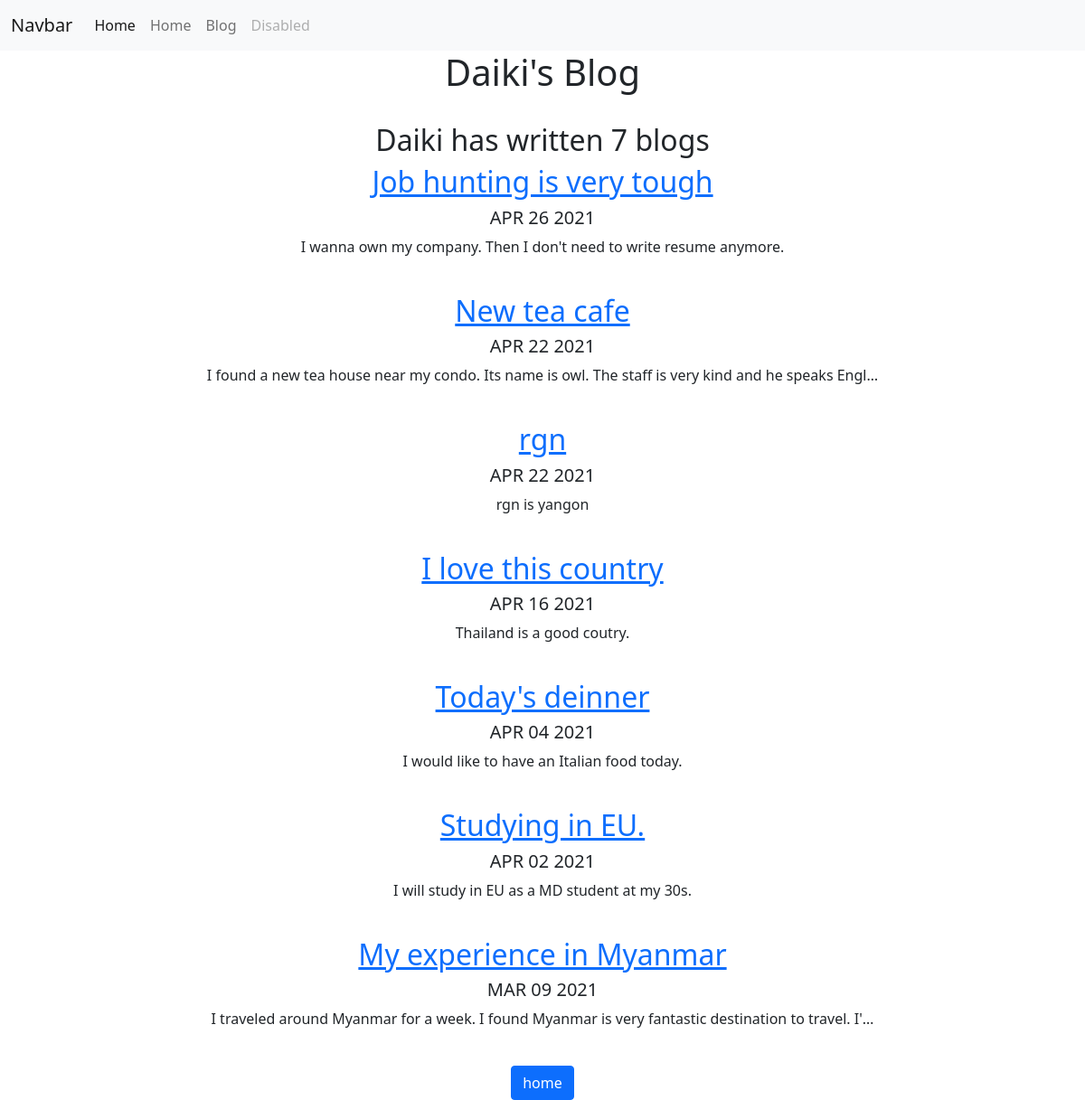
Screenshot of /blog/ with the database file from the repository.
### blog/models.py (models this page shows, shortened)
class Blog(models.Model):
    title = models.CharField(max_length=100)
    description = models.TextField()
    date = models.DateField()

### blog/views.py (the view)
# urls.py: path('', views.all_blogs, name='all_blogs'),
def all_blogs(request):
    blogs = Blog.objects.order_by('-date')[:10]
    return render(request, 'blog/all_blogs.html', {'blogs': blogs})

### blog/templates/blog/all_blogs.html (shortened to what this page needs)
{% extends 'portfolio/base.html' %}
{% block content %}
<div class="container text-center">
<h1>Daiki's Blog</h1>
<br>
<h2>Daiki has written {{ blogs.count }} blog{{ blogs.count|pluralize }} </h2>
{% for blog in blogs %}
<a href="{% url 'blog:detail' blog.id %}"><h2>{{ blog.title }}</h2></a>
<h5>{{ blog.date|date:'M d Y'|upper }}</h5>
<p>{{ blog.description|striptags|truncatechars:100 }}</p>
<br>
{% endfor %}
<a href="{% url 'home' %}" class="btn btn-primary"> home </a>
{% endblock %}

### rows the page displays
Blog: title "Job hunting is very tough", date "APR 26 2021", description "I wanna own my company. Then I don't need to write resume anymore."
Blog: title "New tea cafe", date "APR 22 2021", description "I found a new tea house near my condo. Its name is owl. The staff is very kind and he speaks Engl…"
Blog: title "rgn", date "APR 22 2021", description "rgn is yangon"
Blog: title "I love this country", date "APR 16 2021", description "Thailand is a good coutry."
Blog: title "Today's deinner", date "APR 04 2021", description "I would like to have an Italian food today."
Blog: title "Studying in EU.", date "APR 02 2021", description "I will study in EU as a MD student at my 30s."
Blog: title "My experience in Myanmar", date "MAR 09 2021", description "I traveled around Myanmar for a week. I found Myanmar is very fantastic destination to travel. I'…"

### other values shown
{{ blogs.count }} "7"
